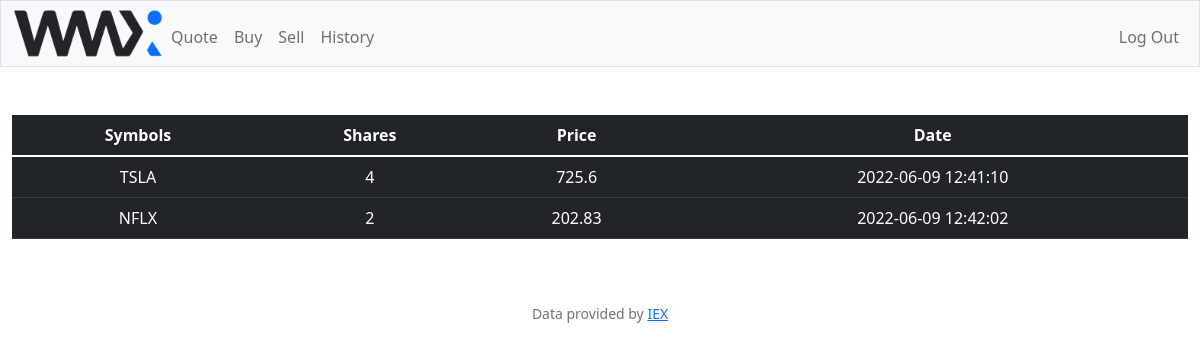
The app's page /history (signed in) with its own data.
### tables this page shows
CREATE TABLE 'transactions' ('id' INTEGER PRIMARY KEY AUTOINCREMENT NOT NULL, 'user_id' INTEGER, 'symbol' TEXT, 'stocks' INTEGER, 'price' REAL, 'date' DATETIME);

### app.py (the view)
@app.route("/history")
@login_required
def history():
    user_id = session["user_id"]
    transaction_data = db.execute("SELECT * FROM transactions where user_id = :id", id=user_id)
    return render_template("history.html", transaction = transaction_data)

### app.py (called while the page is built)
@app.after_request
def after_request(response):
    response.headers["Cache-Control"] = "no-cache, no-store, must-revalidate"
    response.headers["Expires"] = 0
    response.headers["Pragma"] = "no-cache"
    return response

### helpers.py (called while the page is built)
def login_required(f):
    @wraps(f)
    def decorated_function(*args, **kwargs):
        if session.get("user_id") is None:
            return redirect("/login")
        return f(*args, **kwargs)
    return decorated_function

### templates/history.html (shortened to what this page needs)
{% extends "layout.html" %}
{% block main %}
<table class="table table-hover table-dark">
    <thead>
      <tr>
        <th scope="col">Symbols</th>
        <th scope="col">Shares</th>
        <th scope="col">Price</th>
        <th scope="col">Date</th>
      </tr>
    </thead>
    <tbody>
        {% for row in transaction %}
        <tr>
            <td>{{ row["symbol"]}}</td>
            <td>{{ row["stocks"]}}</td>
            <td>{{ row["price"]}}</td>
            <td>{{ row["date"]}}</td>
        </tr>
        {% endfor %}
    </tbody>
  </table>
{% endblock %}

### records on screen
transactions: symbol "TSLA", stocks "4", price "725.6", date "2022-06-09 12:41:10"
transactions: symbol "NFLX", stocks "2", price "202.83", date "2022-06-09 12:42:02"
